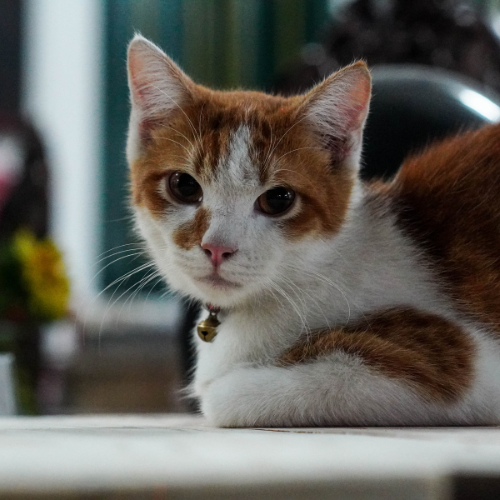
#> input picture cat.jpg, 500 x 500 px
$ python hisEqu.py
#> lines starting #> are read from the running program, lines starting #| are printed output that depends on the picture
# cv2 as cv: Library OpenCV yang diimpor dengan alias cv untuk memudahkan pemanggilan fungsi.
# matplotlib.pyplot as plt: Library Matplotlib yang digunakan untuk menampilkan gambar dan histogram.
import cv2 as cv
import matplotlib.pyplot as plt

# cv.imread() digunakan untuk membaca gambar dari file.
# Parameter pertama "cat.jpg" menentukan file gambar yang akan dibaca.
# Parameter kedua cv.IMREAD_GRAYSCALE menentukan bahwa gambar akan dibaca dalam mode grayscale.
I = cv.imread("cat.jpg", cv.IMREAD_GRAYSCALE)
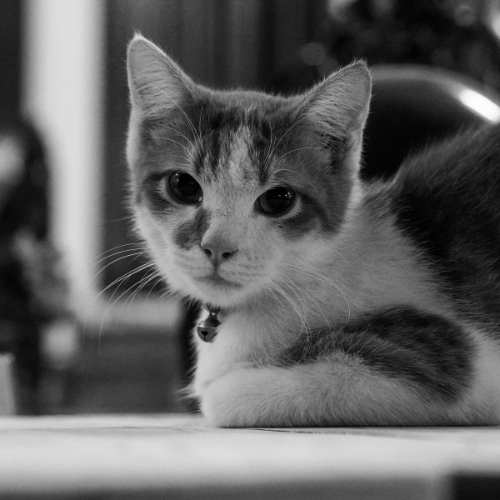
#> I: shape (500, 500); min 0, max 253, mean 96.2

# cv.equalizeHist() digunakan untuk melakukan equalisasi histogram pada gambar grayscale.
# Ini akan meningkatkan kontras gambar dengan meratakan distribusi intensitas pikselnya.
equ = cv.equalizeHist(I)
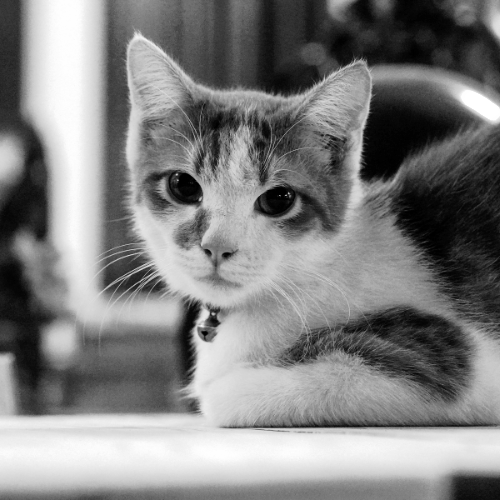
#> equ: shape (500, 500); min 0, max 255, mean 128.1

# Menggunakan plt.figure() untuk membuat figur baru dengan ukuran yang ditentukan.
# Menggunakan plt.subplot() untuk menambahkan subplot di dalamnya.
# Subplot pertama menampilkan gambar asli, dan subplot kedua menampilkan gambar setelah equalization.
plt.figure(figsize=(15, 5))

plt.subplot(1, 3, 1)
plt.imshow(I, cmap='gray')
plt.title('Gambar Asli')

plt.subplot(1, 3, 2)
plt.imshow(equ, cmap='gray')
plt.title('Gambar Setelah Equalization')

# Menggunakan plt.hist() untuk menghitung dan menampilkan histogram piksel dari gambar asli dan gambar setelah equalization.
# plt.legend() digunakan untuk menambahkan legenda pada plot untuk membedakan histogram gambar asli dan setelah equalization.
plt.subplot(1, 3, 3)
plt.hist(I.flatten(), 256, [0,256], color='r', alpha=0.5)
plt.hist(equ.flatten(), 256, [0,256], color='g', alpha=0.5)
plt.legend(('Histogram Asli', 'Histogram Setelah Equalization'))

# plt.show() digunakan untuk menampilkan keseluruhan plot yang telah dibuat.
# Ini akan menampilkan gambar asli, gambar setelah equalization, dan histogramnya dalam satu jendela tampilan.
plt.show()
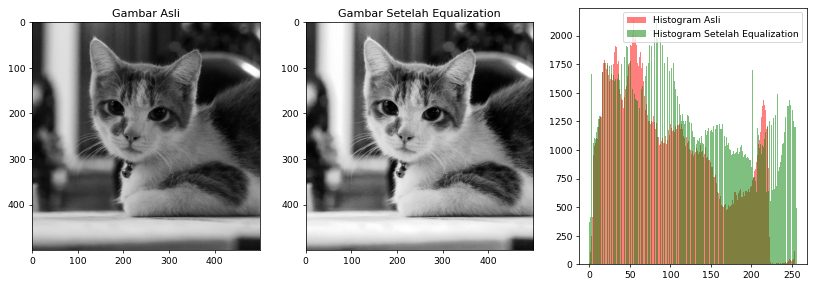
#> figure drawn by matplotlib, 3 panels; panel 3: tallest bar 2137 high, from x = 54 to 55; panel 3: tallest bar 2137 high, from x = 82 to 83
